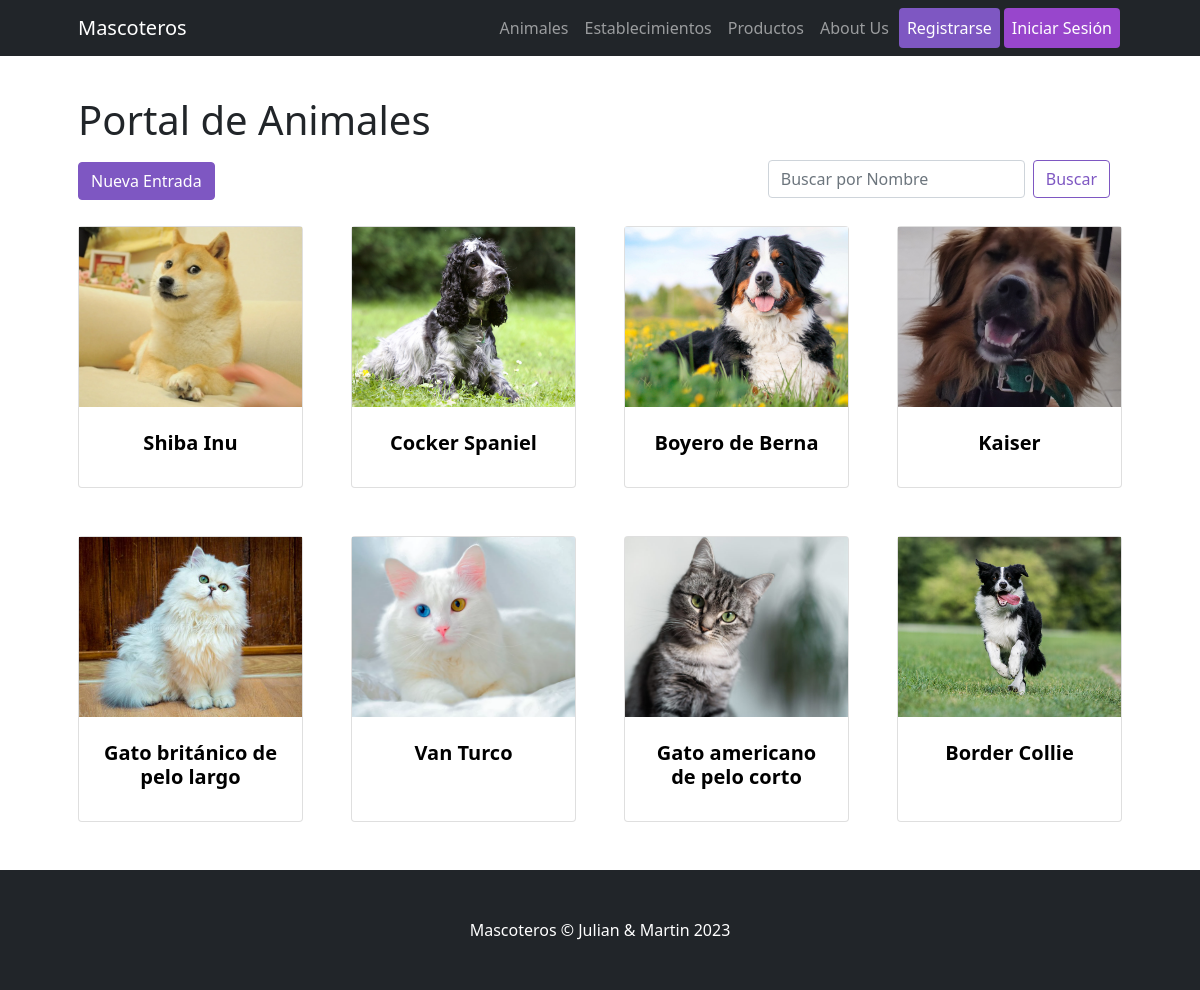
The page /Mascoteros/animal/list/ on the database its author committed.
### Mascoteros/models.py (models this page shows)
class Animal (models.Model):
    especie      = models.CharField(max_length=64)
    nombre       = models.CharField(max_length=64)
    descripcion  = models.CharField(max_length=500)
    imagen       = models.ImageField(upload_to='images_animales')
    tamaño       = models.CharField(max_length=32)
    apto_niños   = models.BooleanField()

### Mascoteros/views.py (the view)
# urls.py: path("animal/list/", ListaAnimal.as_view(), name="AnimalesLista"),
class ListaAnimal(ListView):
    model = Animal
    template_name = "Mascoteros/animal/animal_list.html"

### Mascoteros/templates/Mascoteros/animal/animal_list.html (shortened to what this page needs)
{% extends "Mascoteros/parent.html" %}
{% load static %}
{% block contenidoDinamico %}
<h1 class="card-title">Portal de Animales </h1>
<a href="{% url 'AnimalesCrear' %}" class="btn btn-dark active float-right" role="button" aria-pressed="true">Nueva Entrada</a>
<nav class="navbar navbar-light  float-end">
    <div class="container-fluid">
      <form action="/Mascoteros/resultadoAnimales/" class="d-flex" method="GET">
        <input type="text" name="nombre" class="form-control me-2" placeholder="Buscar por Nombre">
        <button class="btn btn-outline-success" type="submit">Buscar</button>
      </form>
    </div>
</nav>
<div class="row gx-4 gx-lg-5 row-cols-2 row-cols-md-3 row-cols-xl-4 justify-content-left">
    {% for animal in object_list %}
        <div class="col mb-5">
            <a href="{% url 'AnimalesDetalle' animal.id %}">
                <div class="card h-100 zoom">
                    <img class="card-img-top-list" src="{{animal.imagen.url}}" alt="..." />
                    <div class="card-body p-4">
                        <div class="text-center">
                            <h5 class="fw-bolder">{{animal.nombre}}</h5>
                        </div>
                    </div>
                </div>
            </a>
        </div>
    {% endfor %}
</div>
{% endblock %}

### Mascoteros/templates/Mascoteros/parent.html (shortened to what this page needs)
<!DOCTYPE html>
<html lang="en">
    <head>
        {% load static %}
        <link href="{% static 'Mascoteros/css/styles.css' %}" rel="stylesheet" />
        <link rel="stylesheet" href="https://cdnjs.cloudflare.com/ajax/libs/font-awesome/4.7.0/css/font-awesome.min.css">
    </head>
    <body class="d-flex flex-column min-vh-100">
        <nav class="navbar navbar-expand-lg navbar-dark bg-dark fixed-top">
            <div class="container px-5">
                <a class="navbar-brand" href="{% url 'Home' %}">Mascoteros</a>
                <div class="collapse navbar-collapse" id="navbarSupportedContent">
                    <ul class="navbar-nav ms-auto mb-2 mb-lg-0">
                        <ul class="navbar-nav me-auto mb-2 mb-lg-0 ms-lg-4">
                            <li class="nav-item"><a class="nav-link" href="{% url 'AnimalesLista' %}">Animales</a></li>
                            <li class="nav-item"><a class="nav-link" href="{% url 'EstablecimientosLista' %}">Establecimientos</a></li>
                            <li class="nav-item"><a class="nav-link" href="{% url 'ProductosLista' %}">Productos</a></li>
                            <li class="nav-item"><a class="nav-link" href="{% url 'About' %}">About Us</a></li>
                            {% if not user.is_authenticated %}
                            <li class="nav-item"><a class="nav-link active rounded" aria-current="page"  href="{% url 'Register' %}">Registrarse</a></li>
                            <li class="nav-item"><a class="nav-link active-2 rounded" aria-current="page" href="{% url 'Login' %}">Iniciar Sesión</a></li>
                            {% endif %}
                    </ul>
                </div>
            </div>
        </nav>
        <div class="container px- px-lg-5">
            {% block contenidoDinamico %}
            {% endblock %}
        </div>
        <footer class="py-5 bg-dark mt-auto">
            <div class="container"><p class="m-0 text-center text-white">Mascoteros &copy; Julian & Martin 2023</p></div>
        </footer>
    </body>
</html>

### rows shown on the page
Animal: imagen (picture), nombre "Shiba Inu"
Animal: imagen (picture), nombre "Cocker Spaniel"
Animal: imagen (picture), nombre "Boyero de Berna"
Animal: imagen (picture), nombre "Kaiser"
Animal: imagen (picture), nombre "Gato británico de pelo largo"
Animal: imagen (picture), nombre "Van Turco"
Animal: imagen (picture), nombre "Gato americano de pelo corto"
Animal: imagen (picture), nombre "Border Collie"
